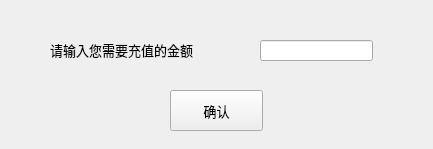
<?xml version="1.0" encoding="UTF-8"?>
<ui version="4.0">
 <class>topup</class>
 <widget class="QWidget" name="topup">
  <property name="geometry">
   <rect>
    <x>0</x>
    <y>0</y>
    <width>433</width>
    <height>149</height>
   </rect>
  </property>
  <property name="minimumSize">
   <size>
    <width>433</width>
    <height>149</height>
   </size>
  </property>
  <property name="maximumSize">
   <size>
    <width>433</width>
    <height>149</height>
   </size>
  </property>
  <property name="windowTitle">
   <string>充值界面</string>
  </property>
  <widget class="QLabel" name="label">
   <property name="geometry">
    <rect>
     <x>50</x>
     <y>40</y>
     <width>211</width>
     <height>21</height>
    </rect>
   </property>
   <property name="font">
    <font>
     <family>黑体</family>
     <pointsize>10</pointsize>
    </font>
   </property>
   <property name="text">
    <string>&lt;html&gt;&lt;head/&gt;&lt;body&gt;&lt;p&gt;请输入您需要充值的金额&lt;/p&gt;&lt;/body&gt;&lt;/html&gt;</string>
   </property>
  </widget>
  <widget class="QLineEdit" name="lineEdit">
   <property name="geometry">
    <rect>
     <x>260</x>
     <y>40</y>
     <width>113</width>
     <height>21</height>
    </rect>
   </property>
   <property name="maxLength">
    <number>8</number>
   </property>
  </widget>
  <widget class="QPushButton" name="pushButton">
   <property name="geometry">
    <rect>
     <x>170</x>
     <y>90</y>
     <width>93</width>
     <height>41</height>
    </rect>
   </property>
   <property name="font">
    <font>
     <family>黑体</family>
     <pointsize>10</pointsize>
    </font>
   </property>
   <property name="text">
    <string>确认</string>
   </property>
  </widget>
 </widget>
 <resources/>
 <connections/>
</ui>
